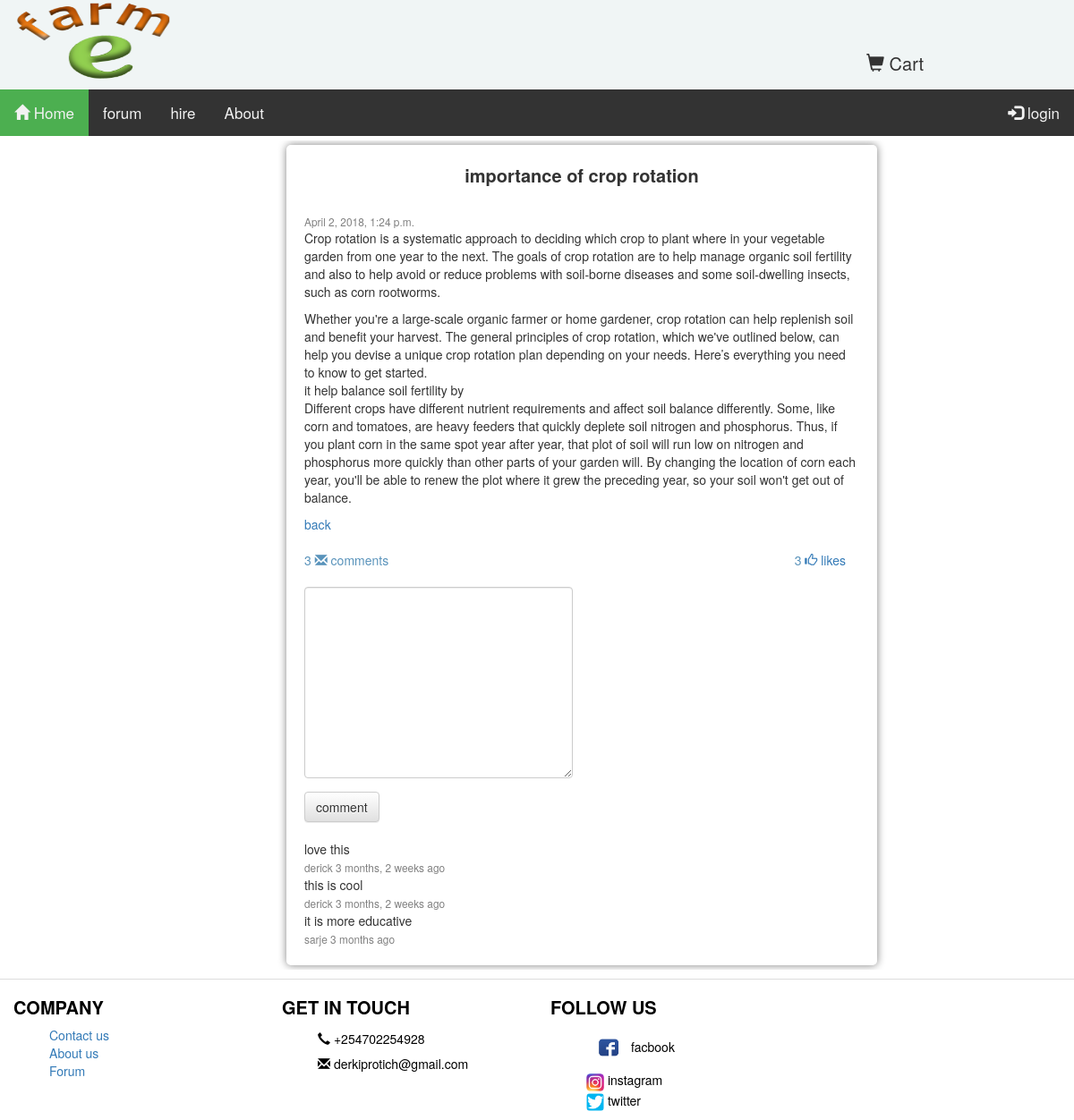
Page /forum/4/ on the earlier database version.
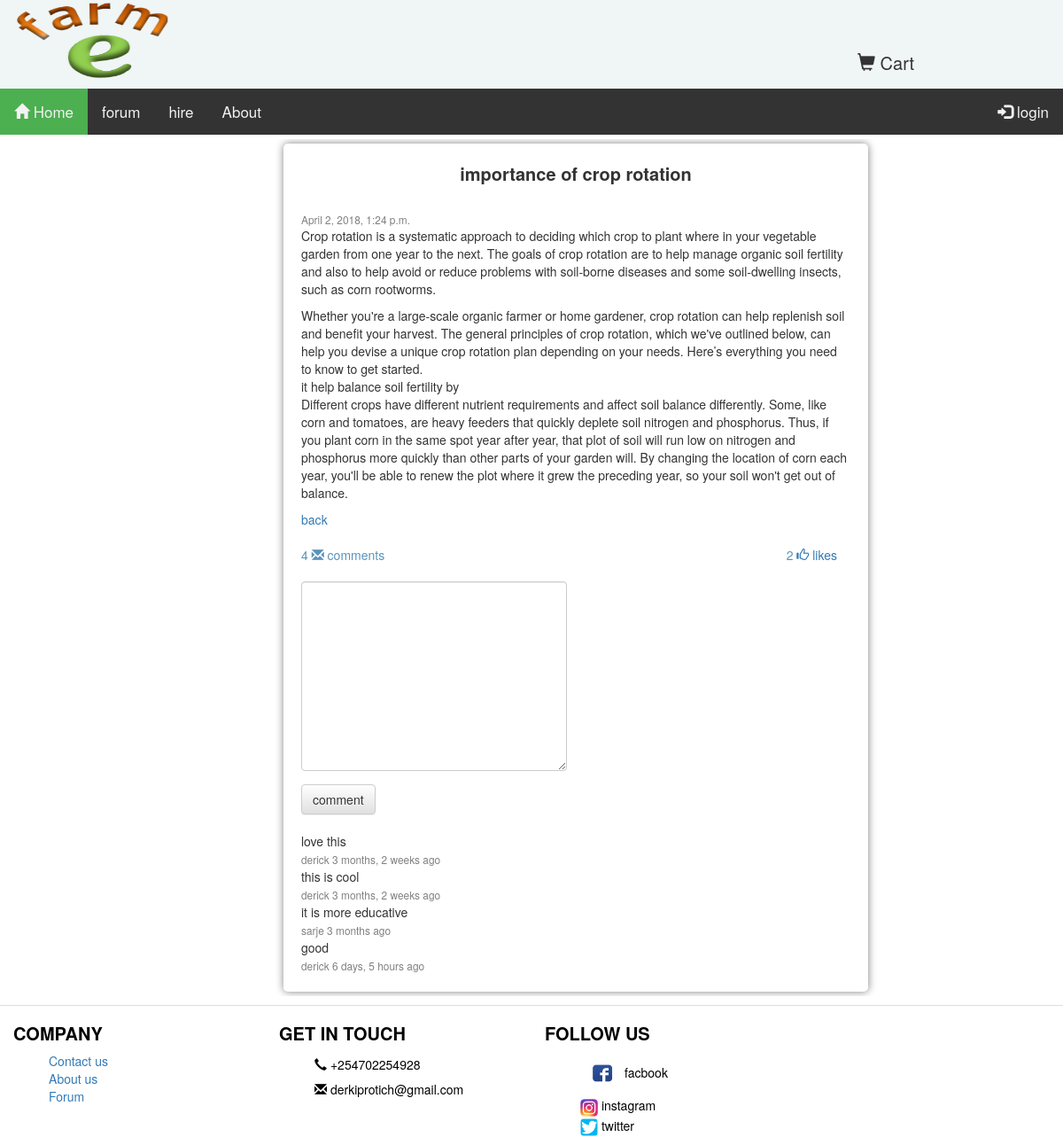
Same page on the later database version.
### comment/models.py (models this page shows, shortened)
class Comment(models.Model):
    user = models.ForeignKey(settings.AUTH_USER_MODEL, default=1,on_delete=models.CASCADE)
    content_type = models.ForeignKey(ContentType, on_delete=models.CASCADE,null=True)
    object_id = models.PositiveIntegerField(null=True)
    content_object = GenericForeignKey('content_type', 'object_id')
    body = models.TextField()
    created = models.DateTimeField(auto_now_add=True)
    active = models.BooleanField(default=True)
    class Meta:
        ordering=('created',)

### forum/views.py (the view, shortened to what this page needs)
# urls.py: url(r'^(?P<post_id>\d+)/$',views.postDetails,name='post_details'),
def postDetails(request,post_id=None):
    post=get_object_or_404(Post,id=post_id)
    content_type=ContentType.objects.get_for_model(Post)
    obj_id =post_id
    initial_data={
        "content_type":post.get_content_type,
        "object_id":post.id
    }
    Comment_form = CommentForm(request.POST or None,initial=initial_data)
    comments = Comment.objects.filter(content_type=content_type,object_id=obj_id)
    return render(request,'forum/detail.html',{'post':post,
                                               'comments':comments,
                                              'Comment_form':Comment_form})

### comment/forms.py
class CommentForm(forms.Form):
    content_type=forms.CharField(widget=forms.HiddenInput)
    object_id = forms.IntegerField(widget=forms.HiddenInput)
    body= forms.CharField(label='',widget=forms.Textarea(attrs={'class':'input'}))

### cart/cart.py (called while the page is built)
	def __len__(self):
		return sum(item['quantity' ] for item in self.cart.values())

### cart/context_processors.py (called while the page is built)
def cart(request):
	return {'cart': Cart(request)}

### forum/models.py (called while the page is built)
    @property
    def get_content_type(self):
        content_type= ContentType.objects.get_for_model(Post)
        return content_type

    def get_post_like_url(self):
        return reverse('postlike',args=[self.id])

### efarm/templates/forum/detail.html (shortened to what this page needs)
{% extends "shop/base.html" %}
{% block content %}
{% load crispy_forms_tags %}
<div class="col-md-3"></div>
<div class="col-md-7 col-sm-12 col-xs-12 ">
     <div class="psted">
            <div style="font-weight:bold; font-size:20px;"><center>{{ post.title }}</center><br></div>
              <small><div class="dat"  >{{ post.date }}</div></small>
                {{post.Description|linebreaks|safe }}
                <a href="{% url 'postview' %}">back</a><br><br>
                <div style="float:right; padding-right:15px; color:#5993bb;">{% with post.likes.count as total_likes %}{{ total_likes}}<a href="{{post.get_post_like_url}}"> <span class="glyphicon glyphicon-thumbs-up"  ></span> like{{total_likes|pluralize}}{% endwith %}</a>
                </div>
             <div style="color:#5993bb;">{% with comments.count as total_comments %}
                 {{ total_comments }} <span class="glyphicon glyphicon-envelope"></span> comment{{ total_comments|pluralize }}
                {% endwith %}</div>
         <div>
             <br>
             <form method="POST" action=".">
                 {{Comment_form|crispy }}
                 <input type="submit" value="comment" class="btn btn-default">
             </form>
             <br>
         </div>
                {% for comment in comments %}
                {{ comment.body }}<br>
                <small style="color:grey;">{{ comment.user }} {{comment.created|timesince}} ago<br></small>
                {% endfor %}
        </div>
</div>
{% endblock%}

Differences in the rows shown:
added Comment: body "good", user "derick", created "6 days, 5 hours"
Other differences:
{{ total_likes }}: "3" → "2"
{{ total_comments }}: "3" → "4"
